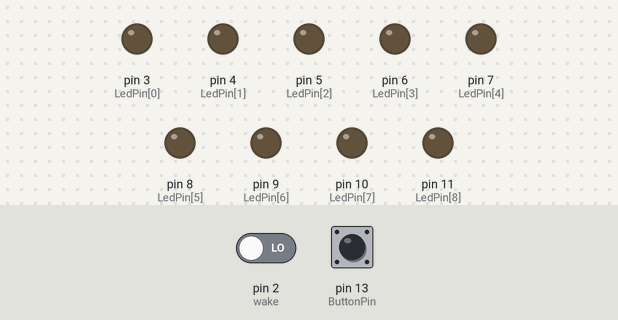
Simulated run of this sketch. Board: Arduino Uno, built with avr-gcc and run on an emulated ATmega328P. Parts: output pins drawn as LEDs (lit = HIGH). The inputs (shaded band) are chosen by the test bench; at power-on: pin 13 (ButtonPin) LOW, pin 2 (wake) LOW. Random numbers use the default seed unless the sketch sets one.

Above: at 1.2 s.
1.3 s: pin 13 (ButtonPin) pulled HIGH for 0.15 s
At 1.43 s:
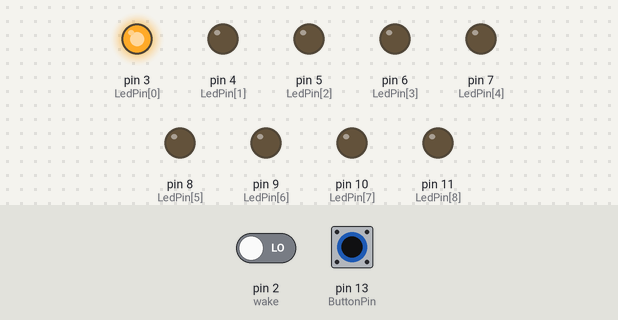
4.3 s: pin 13 (ButtonPin) pulled HIGH for 1 s
At 5.1 s:
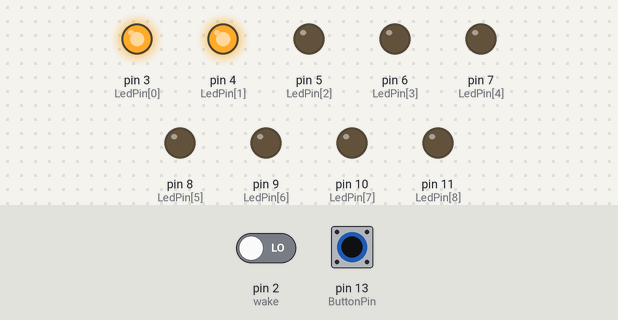
7.3 s: pin 13 (ButtonPin) pulled HIGH for 0.15 s
At 7.43 s:
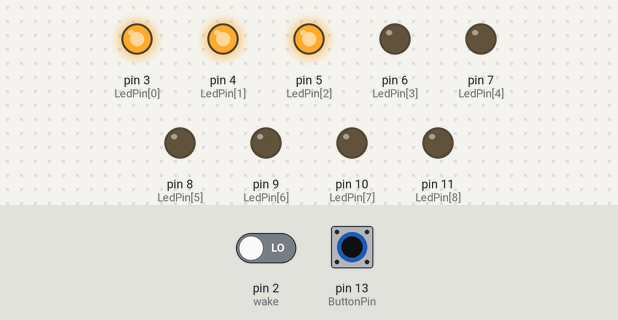
10.3 s: pin 13 (ButtonPin) pulled HIGH for 3.2 s
At 11.1 s:
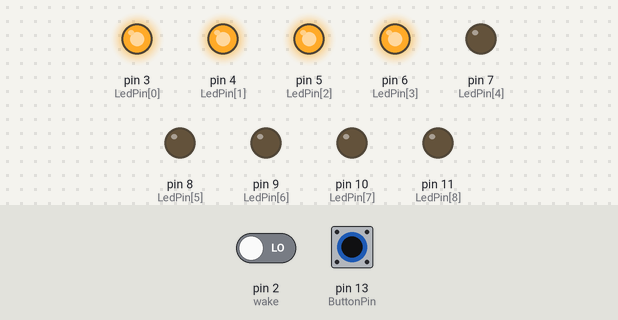
15.3 s: pin 13 (ButtonPin) pulled HIGH for 0.15 s
At 15.43 s:
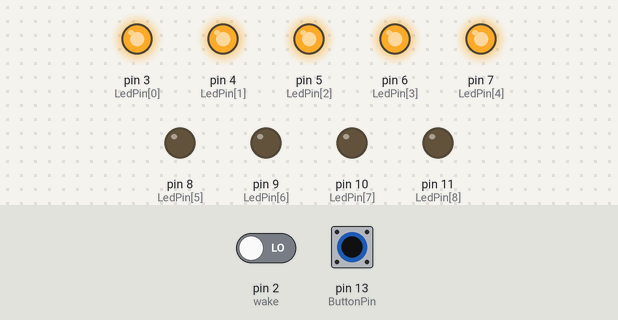
18.3 s: pin 13 (ButtonPin) pulled HIGH for 1 s
At 19.1 s:
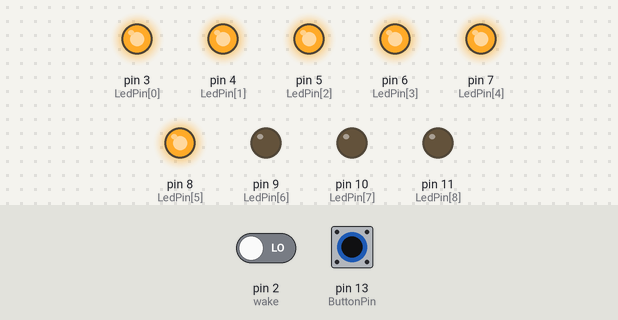
Timing chart, 0 to 22.3 s (numbered marks = the images above; inputs shaded):
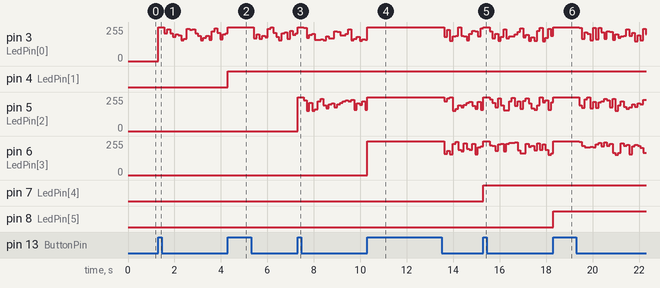

Measured:
- after the input at 1.3 s, pin 3 (LedPin[0]): 0/255 → 255/255 at once, → 209/255 0.27 s later, → 239/255 0.12 s later, → 209/255 0.12 s later, … (24 changes in this stretch)
- after the input at 4.3 s, pin 4 (LedPin[1]): LOW → HIGH at once
- after the input at 7.3 s, pin 5 (LedPin[2]): 0/255 → 255/255 at once, → 232/255 0.27 s later, → 152/255 0.12 s later, → 212/255 0.12 s later, … (24 changes in this stretch)
- after the input at 10.3 s, pin 6 (LedPin[3]): 0/255 → 255/255 at once, → 160/255 3.3 s later, → 181/255 0.12 s later, → 155/255 0.12 s later, … (15 changes in this stretch)
- after the input at 15.3 s, pin 7 (LedPin[4]): LOW → HIGH at once
- after the input at 18.3 s, pin 8 (LedPin[5]): LOW → HIGH at once

The sketch:

hanukia.ino
```cpp
#include "LowPower.h"
const int ButtonPin = 13;
const int wake = 2; //Interrupt pin for waking up from stdby mode (MUST BE THIS ONE OR PIN 3!! current physical configuration - pin 2)
const int LedPin[] = {3, 4, 5, 6, 7, 8, 9, 10, 11};  // Array of LED pins
int CurrentDay = 0;                                 // Counter to keep track of the current day
int debounceDuration = 120;                         // Time duration for button debounce
bool isON = false;
unsigned long timeON = 0;  // Record the time when the button is pressed

unsigned long previousMillis = 0;
const long flameInterval = 120;  // Adjust this value for the flame flicker effect

bool ledStates[] = {false, false, false, false, false, false, false, false, false, false}; // Keeps track of LED states
bool allOff = true;

void setup() {
  for (int i = 0; i < 10; i++) {
    pinMode(LedPin[i], OUTPUT);
  }
  pinMode(ButtonPin, INPUT);
  attachInterrupt(digitalPinToInterrupt(wake), wakeUp, CHANGE); // this pin is connected to the button pin, which will wake up the arduino from power saving
  Serial.begin(9600);
}

void wakeUp(){
  // just a function to go to when waking up, no functionality needed
  // technically possible to add something nice when starting, such as lighting the "shamash", up to you
}

void loop() {
  // Serial.print("working\n"); //just for debugging, can check if the for loop stopped = stdby mode
  if (digitalRead(ButtonPin)) {
    CurrentDay++;
    if (CurrentDay == 10) {
      CurrentDay = 0;
      isON = false;
      for (int i = 0; i < 10; i++) {
        ledStates[i] = false; // Reset LED states when turning off
      }
      allOff = true;
    } else {
      allOff = false;
      isON = true;
      timeON = millis();
      ledStates[CurrentDay - 1] = true; // Mark the LED that should be on
    }

    turnLED(CurrentDay);

    unsigned long lastTimeStateChanged = millis();

    while (millis() - lastTimeStateChanged < debounceDuration) {
      if (digitalRead(ButtonPin)) {
        lastTimeStateChanged = millis();
      }
    }
  }

    if (allOff && (millis() - timeON > 5000)) {
    isON = false;
    CurrentDay = 0;
    LowPower.powerDown(SLEEP_FOREVER, ADC_OFF, BOD_OFF); // set arduino to power saving mode
  }

  if (isON && (millis() - timeON > 2100000)) {
    isON = false;
    CurrentDay = 0;
    for (int i = 0; i < 10; i++) {
      ledStates[i] = false; // Reset LED states when turning off (if we comment out this for loop, we can set it to remember how many candles were lit instead of lighting tem all each time)
    }
    turnLED(CurrentDay);
    LowPower.powerDown(SLEEP_FOREVER, ADC_OFF, BOD_OFF); // set arduino to power saving mode
  }

  // Add the flame flicker effect
  unsigned long currentMillis = millis();
  if (currentMillis - previousMillis >= flameInterval) {
    previousMillis = currentMillis;
    flickerFlame();
  }
}

void turnLED(int day) {
  for (int i = 0; i < 10; i++) {
    if (i < day && ledStates[i]) {
      digitalWrite(LedPin[i], HIGH);
      // Serial.print(i);
    } else {
      digitalWrite(LedPin[i], LOW);
    }
  }
}

void flickerFlame() {
  for (int i = 0; i < 10; i++) {
    if (ledStates[i]) {
      int randomBrightness = random(150, 256);  // Random brightness level
      analogWrite(LedPin[i], randomBrightness);
    }
  }
}
```
